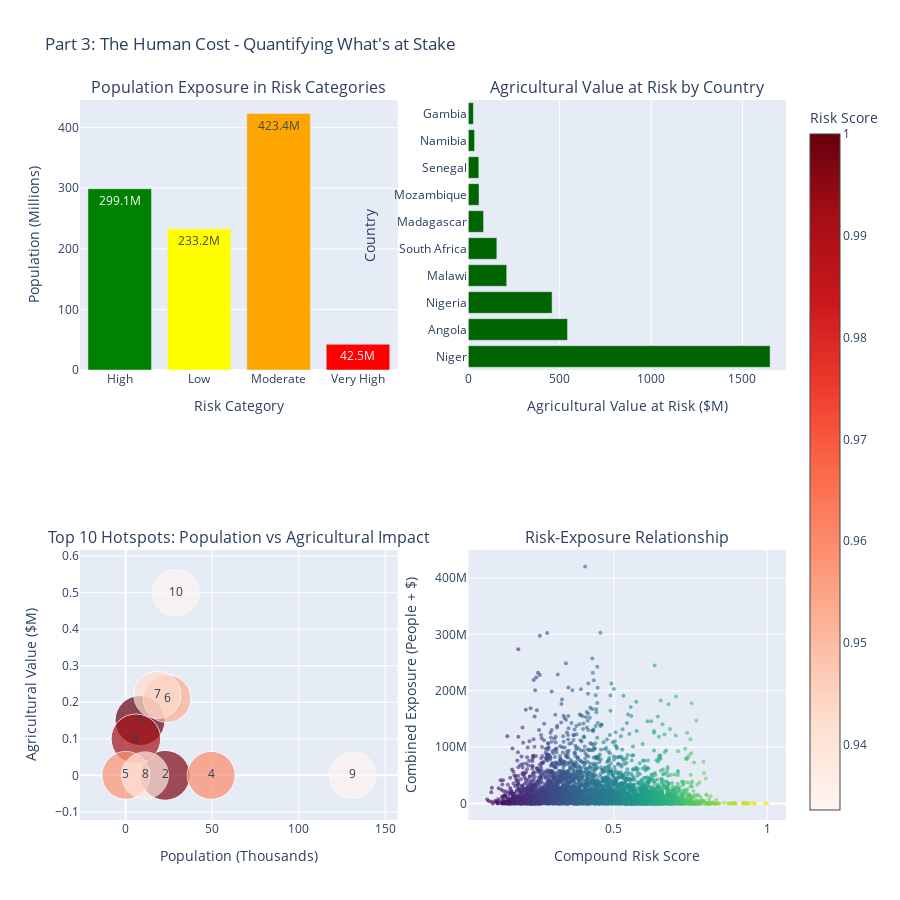

This figure's notebook cell:
### Code cell
# Visualization: The Human Cost
print("🗺️ Creating 'The Human Cost' Visualization...")

# Create human impact visualization
fig = make_subplots(
    rows=2, cols=2,
    subplot_titles=[
        'Population Exposure in Risk Categories',
        'Agricultural Value at Risk by Country',
        'Top 10 Hotspots: Population vs Agricultural Impact',
        'Risk-Exposure Relationship'
    ],
    specs=[[{'type': 'bar'}, {'type': 'bar'}],
           [{'type': 'scatter'}, {'type': 'scatter'}]]
)

# Population exposure by risk category
risk_pop_exposure = risk_data.groupby('risk_category')['population'].sum() / 1_000_000  # Convert to millions

fig.add_trace(
    go.Bar(
        x=risk_pop_exposure.index,
        y=risk_pop_exposure.values,
        name='Population (Millions)',
        marker_color=['green', 'yellow', 'orange', 'red'],
        text=[f'{val:.1f}M' for val in risk_pop_exposure.values],
        textposition='auto'
    ),
    row=1, col=1
)

# Agricultural value at risk by top countries
country_agri_risk = risk_data[risk_data['compound_risk_score'] > 0.7].groupby('country')['vop_crops_usd'].sum()
top_agri_risk = country_agri_risk.nlargest(10) / 1_000_000  # Convert to millions

fig.add_trace(
    go.Bar(
        x=top_agri_risk.values,
        y=top_agri_risk.index,
        orientation='h',
        name='Agricultural Value at Risk ($M)',
        marker_color='darkgreen'
    ),
    row=1, col=2
)

# Top 10 hotspots impact scatter
top_10 = hotspots.head(10)
fig.add_trace(
    go.Scatter(
        x=top_10['population_thousands'],
        y=top_10['vop_millions_usd'],
        mode='markers+text',
        marker=dict(
            size=top_10['compound_risk_score'] * 50,  # Size by risk score
            color=top_10['compound_risk_score'],
            colorscale='Reds',
            colorbar=dict(title="Risk Score")
        ),
        text=top_10['rank'],
        textposition='middle center',
        name='Top 10 Hotspots',
        hovertemplate='<b>Rank %{text}</b><br>%{customdata}<br>Population: %{x}K<br>Agriculture: $%{y}M<br>Risk: %{marker.color:.3f}<extra></extra>',
        customdata=top_10['sub_region'] + ', ' + top_10['country']
    ),
    row=2, col=1
)

# Risk-exposure relationship
fig.add_trace(
    go.Scatter(
        x=risk_data['compound_risk_score'],
        y=risk_data['population'] + risk_data['vop_crops_usd'],  # Combined exposure
        mode='markers',
        marker=dict(
            size=4,
            color=risk_data['compound_risk_score'],
            colorscale='Viridis',
            opacity=0.6
        ),
        name='All Sub-regions',
        hovertemplate='Risk: %{x:.3f}<br>Total Exposure: %{y:,.0f}<extra></extra>'
    ),
    row=2, col=2
)

fig.update_layout(
    height=900,
    title_text="Part 3: The Human Cost - Quantifying What's at Stake",
    showlegend=False
)

# Update axis labels
fig.update_xaxes(title_text="Risk Category", row=1, col=1)
fig.update_yaxes(title_text="Population (Millions)", row=1, col=1)
fig.update_xaxes(title_text="Agricultural Value at Risk ($M)", row=1, col=2)
fig.update_yaxes(title_text="Country", row=1, col=2)
fig.update_xaxes(title_text="Population (Thousands)", row=2, col=1)
fig.update_yaxes(title_text="Agricultural Value ($M)", row=2, col=1)
fig.update_xaxes(title_text="Compound Risk Score", row=2, col=2)
fig.update_yaxes(title_text="Combined Exposure (People + $)", row=2, col=2)

fig.show()

print("✅ The Human Cost visualization complete!")

### Figure 1 — Plotly figure (JSON) as saved in the notebook; plotly's stock layout.template omitted (floating-point values rounded to 4 significant figures; data arrays with more than 128 entries replaced by an {"elided": "..."} marker saying what was removed)
{"data": [{"marker": {"color": ["green", "yellow", "orange", "red"]}, "name": "Population (Millions)", "text": ["299.1M", "233.2M", "423.4M", "42.5M"], "textposition": "auto", "type": "bar", "x": ["High", "Low", "Moderate", "Very High"], "xaxis": "x", "y": [299.1, 233.2, 423.4, 42.46], "yaxis": "y"}, {"marker": {"color": "darkgreen"}, "name": "Agricultural Value at Risk ($M)", "orientation": "h", "type": "bar", "x": [1651.0, 543.0, 458.5, 210.1, 156.2, 83.47, 58.67, 57.74, 34.25, 27.91], "xaxis": "x2", "y": ["Niger", "Angola", "Nigeria", "Malawi", "South Africa", "Madagascar", "Mozambique", "Senegal", "Namibia", "Gambia"], "yaxis": "y2"}, {"customdata": ["Oshikuku, Namibia", "Beitbridge Urban, Zimbabwe", "Rundu Urban, Namibia", "Swakopmund, Namibia", "Jwaneng, Botswana", "Oniipa, Namibia", "Ohangwena, Namibia", "Arandis, Namibia", "Sawakin, Sudan", "Ondangwa, Namibia"], "hovertemplate": "<b>Rank %{text}</b><br>%{customdata}<br>Population: %{x}K<br>Agriculture: $%{y}M<br>Risk: %{marker.color:.3f}<extra></extra>", "marker": {"color": [1.0, 0.9967, 0.9918, 0.9599, 0.9585, 0.9532, 0.9424, 0.9386, 0.9339, 0.9336], "colorbar": {"title": {"text": "Risk Score"}}, "colorscale": [[0, "rgb(255,245,240)"], [0.125, "rgb(254,224,210)"], [0.25, "rgb(252,187,161)"], [0.375, "rgb(252,146,114)"], [0.5, "rgb(251,106,74)"], [0.625, "rgb(239,59,44)"], [0.75, "rgb(203,24,29)"], [0.875, "rgb(165,15,21)"], [1, "rgb(103,0,13)"]], "size": [50.0, 49.84, 49.59, 47.99, 47.93, 47.66, 47.12, 46.93, 46.7, 46.68]}, "mode": "markers+text", "name": "Top 10 Hotspots", "text": [1.0, 2.0, 3.0, 4.0, 5.0, 6.0, 7.0, 8.0, 9.0, 10.0], "textposition": "middle center", "type": "scatter", "x": [8.3, 22.8, 5.9, 49.4, 0.1, 23.9, 18.3, 11.2, 131.1, 29.0], "xaxis": "x3", "y": [0.15, 0.0, 0.1, 0.0, 0.0, 0.21, 0.22, 0.0, 0.0, 0.5], "yaxis": "y3"}, {"hovertemplate": "Risk: %{x:.3f}<br>Total Exposure: %{y:,.0f}<extra></extra>", "marker": {"color": {"elided": "4147 float values"}, "colorscale": [[0, "#440154"], [0.1111, "#482878"], [0.2222, "#3e4989"], [0.3333, "#31688e"], [0.4444, "#26828e"], [0.5556, "#1f9e89"], [0.6667, "#35b779"], [0.7778, "#6ece58"], [0.8889, "#b5de2b"], [1, "#fde725"]], "opacity": 0.6, "size": 4}, "mode": "markers", "name": "All Sub-regions", "type": "scatter", "x": {"elided": "4147 float values"}, "xaxis": "x4", "y": {"elided": "4147 float values"}, "yaxis": "y4"}], "layout": {"annotations": [{"font": {"size": 16}, "showarrow": false, "text": "Population Exposure in Risk Categories", "x": 0.225, "xanchor": "center", "xref": "paper", "y": 1, "yanchor": "bottom", "yref": "paper"}, {"font": {"size": 16}, "showarrow": false, "text": "Agricultural Value at Risk by Country", "x": 0.775, "xanchor": "center", "xref": "paper", "y": 1, "yanchor": "bottom", "yref": "paper"}, {"font": {"size": 16}, "showarrow": false, "text": "Top 10 Hotspots: Population vs Agricultural Impact", "x": 0.225, "xanchor": "center", "xref": "paper", "y": 0.375, "yanchor": "bottom", "yref": "paper"}, {"font": {"size": 16}, "showarrow": false, "text": "Risk-Exposure Relationship", "x": 0.775, "xanchor": "center", "xref": "paper", "y": 0.375, "yanchor": "bottom", "yref": "paper"}], "height": 900, "showlegend": false, "title": {"text": "Part 3: The Human Cost - Quantifying What's at Stake"}, "xaxis": {"anchor": "y", "domain": [0, 0.45], "title": {"text": "Risk Category"}}, "xaxis2": {"anchor": "y2", "domain": [0.55, 1], "title": {"text": "Agricultural Value at Risk ($M)"}}, "xaxis3": {"anchor": "y3", "domain": [0, 0.45], "title": {"text": "Population (Thousands)"}}, "xaxis4": {"anchor": "y4", "domain": [0.55, 1], "title": {"text": "Compound Risk Score"}}, "yaxis": {"anchor": "x", "domain": [0.625, 1], "title": {"text": "Population (Millions)"}}, "yaxis2": {"anchor": "x2", "domain": [0.625, 1], "title": {"text": "Country"}}, "yaxis3": {"anchor": "x3", "domain": [0, 0.375], "title": {"text": "Agricultural Value ($M)"}}, "yaxis4": {"anchor": "x4", "domain": [0, 0.375], "title": {"text": "Combined Exposure (People + $)"}}}}
